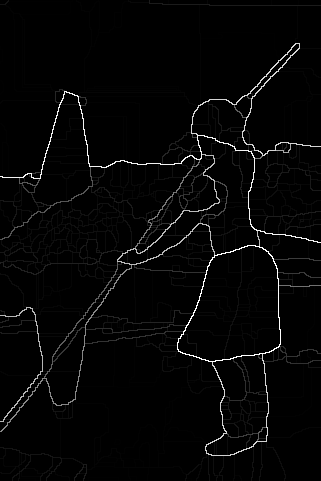
%> input picture 4.bmp, 321 x 481 px
$ octave binDemo.m   (GNU Octave 9; MATLAB toolbox functions it lacks are replaced by stand-ins)
%> lines starting %> are read from the running program, lines starting %| are printed output that depends on the picture; in (x1, y1, x2, y2) boxes, pixels count from 0 and x2, y2 are one past the last pixel; in counts of white or black regions, pixels touching at a corner belong together; the program's own positions count from 1
### runReal.m
function res = runReal(I)
    close all;

    tic;
    [m,n] = size(I);
    R = zeros(size(I));
    block = 2^floor(log2(min(size(I))))+1;
    disp(block);
    gap = 10;

    xGrid = getGrid(block,gap,m);
    yGrid = getGrid(block,gap,n);

    iter = length(xGrid)*length(yGrid);

    fprintf('Number of Oterations = %d\n',iter);

    for x0 = xGrid
        for y0 = yGrid
            curI = I(x0:x0+block-1,y0:y0+block-1);
            curR = run(curI);

            curR(1:2,:) = 0;
            curR(end-1:end,:) = 0;
            curR(:,1:2) = 0;
            curR(:,end-1:end) = 0;

            R(x0:x0+block-1,y0:y0+block-1) = max(R(x0:x0+block-1,y0:y0+block-1),curR);
        end
    end

    res = R;
end

function grid = getGrid(block,gap,max)
    grid = zeros(1,max);
    grid(1) = 1;
    for i= 2:max
         grid(i)= grid(i-1)+block-gap;
         if grid(i)+block-1>max
            grid(i) = max-block+1;
            break;
         end
    end
    grid(grid == 0) = [];

    if length(grid)>=2 && grid(end) == grid(end-1)
        grid(end) = [];
    end

end

### run.m
function [E,I] = run( I,prm,disp )
    if ~exist('prm','var')
        prm = getPrm();
    end

    if ~exist('disp','var')
        disp = false;
    end

    I = im2double(I);
    res = runIm(I,prm);
    E = res.E;

    if prm.addShift
        Inew = zeros(size(I));
        Is = I(3:end,3:end);
        Inew(1:end-2,1:end-2) = Is;
        Inew(end-1:end,1:end) = I(1:2,1:end);
        Inew(1:end,end-1:end) = I(1:end,1:2);
        res = runIm(Inew,prm);
        Enew = res.E;
        E(3:end,3:end) = max(E(3:end,3:end),Enew(1:end-2,1:end-2));
    end

    if disp
        E = E./max(E(:));
        [a,name,c] = fileparts(imgStr);
        imwrite(E,sprintf('%s_res.png',name));
        figure;
        subplot(1,2,1);imshow(I);
        subplot(1,2,2);imshow(E);
    end
end

### runIm.m
%% Main Function

function resOut = runIm(I,prm)
    disp('Build Quad Pyramid');
    tic;
    global res;

    if ~exist('prm','var')
        prm = getPrm();
    end
    res.prm = prm;
    [n,m] = size(I);
    j = log2(n-1);

    if n ~= m
        disp('Non square image');
    elseif j-floor(j) ~=0
        disp('Image size is not a power of 2 plus 1');
    else
        bot = extractBottomLevelData(5,prm);

        g = meshgrid(1:n);
        S = sub2ind([n,n],g',g);
        res.S = S;
        %disp(S);
        N = n^2;
        res.N = N;
        sparseFlag = false;
        fClass = 'double';
        iClass = 'uint16';

        if prm.run
            sparseFlag = true;
            res.R = nan(N,N,fClass);
            res.L = nan(N,N,fClass);
            res.C = nan(N,N,fClass);
            res.Ang0 = nan(N,N,fClass);
            res.Ang1 = nan(N,N,fClass);
            res.minC = nan(N,N,fClass);
            res.maxC = nan(N,N,fClass);
            res.S0 = zeros(N,N,iClass);
            if prm.complexity == 2
                res.S1 = zeros(N,N,iClass);
            end
            res.pixels = zeros(N,N,prm.patchSize,iClass);
        else
            res.R = sparse(N,N);
            res.L = sparse(N,N);
            res.C = sparse(N,N);
            res.Ang0 = sparse(N,N);
            res.Ang1 = sparse(N,N);
            res.minC = sparse(N,N);
            res.maxC = sparse(N,N);
            res.S0 = sparse(N,N);
            if prm.complexity == 2
                res.S1 = sparse(N,N);
            end
        end

        if prm.fast
            QPFast(I,S,bot,N,prm);
        else
            QP(I,S,bot,N,prm);
        end

        if prm.minContrast>0 && prm.run
            minTest = ((res.C>0 & res.minC>=(res.C/2)) | (res.C<0 & res.maxC<=(res.C/2)));
            res.C(~minTest) = nan;
        end
        toc;

        disp('Create Edge Image');
        tic;
        if prm.run
            clear functions;
            getScores(prm);
        end
        toc;

        disp('Convert to Sparse');
        tic;
        if sparseFlag && prm.convertToSparse
            res.R = convertToSparse(res.R);
            res.L = convertToSparse(res.L);
            res.C = convertToSparse(res.C);
            res.Ang0 = convertToSparse(res.Ang0);
            res.Ang1 = convertToSparse(res.Ang1);
            res.minC = convertToSparse(res.minC);
            res.maxC = convertToSparse(res.maxC);
            res.S0 = convertToSparse(res.S0);
            if prm.complexity == 2
                res.S1 = convertToSparse(res.S1);
            end
        end
        toc;
    end

    resOut = res;
    clear res;
end

% [4 lines left out: function convertToSparse, not called in this run]

%% Quad Pyramid Recursive

% [79 lines left out: functions QPFast, QP, not called in this run]

%% Pyramid Building

% [343 lines left out: functions mergeSquares2, mergeSquares15, mergeSquaresFast, getBottomLevelFast, getBottomLevel, not called in this run]

%% Preprocessing for the Bottom Level Filters

function bot = extractBottomLevelData(n,prm)

    w = prm.w;
    nBig = n+2*w;

    fileName = sprintf('Files/bot%d_%d.mat',n,w);

    if exist(fileName,'file')
        load(fileName);
        return;
    end

    pairs = nchoosek(4,2)*n^2;
    lineVec = zeros(n^2,pairs);
    leftVec = zeros(nBig^2,pairs);
    rightVec = zeros(nBig^2,pairs);
    lengthVec = zeros(1,pairs);
    p0 = zeros(1,pairs);
    p1 = zeros(1,pairs);
    indices = zeros(prm.patchSize,pairs);

    index = 1;

    for e0 = 1:3
        for e1 = e0+1:4
            for v0 = 1:n
                [x0,y0] = getVerticesFromPatchIndices(e0,v0,n);
                for v1 = 1:n
                    [x1,y1] = getVerticesFromPatchIndices(e1,v1,n);
                    p0(index) = sub2ind([n,n],x0,y0);
                    p1(index) = sub2ind([n,n],x1,y1);
                    [P,L] = getLine(n,x0,y0,x1,y1);
                    curIndices = find(P);
                    indices(1:length(curIndices),index) = curIndices;

                    line = P;
                    left = zeros(nBig);
                    right = zeros(nBig);

                    dx = x1-x0;
                    dy = y1-y0;

                    if abs(dx)>abs(dy)
                        dy = -sign(dx);
                        dx = 0;
                    else
                        dx = sign(dy);
                        dy = 0;
                    end
                    dx = sign(dx);
                    dy = sign(dy);

                    for k=1:w
                        x = w+dx*k+1; y = w+dy*k+1;
                        right(x:x+n-1,y:y+n-1) = right(x:x+n-1,y:y+n-1)+line;
                        x = w-dx*k+1; y = w-dy*k+1;
                        left(x:x+n-1,y:y+n-1) = left(x:x+n-1,y:y+n-1)+line;
                    end

                    right(right>1) = 1;
                    left(left>1) = 1;

                    %figure, imshow(imresize((right-left+1)/2,30));
                    %disp(L);
                    %disp(right-left);
                    %fprintf('\n(%d,%d)\n',x0,y0);

                    lineVec(:,index) = reshape(line,[n^2 1]);
                    leftVec(:,index) = reshape(left,[nBig^2 1]);
                    rightVec(:,index) = reshape(right,[nBig^2 1]);
                    lengthVec(index) = L;
                    index = index+1;
                end
            end
        end
    end

    bot.lineVec = lineVec;
    bot.leftVec = leftVec;
    bot.rightVec = rightVec;
    bot.lengthVec = lengthVec;
    bot.pairs = pairs;
    bot.p0 = p0;
    bot.p1 = p1;
    bot.indices = indices;
    s.bot = bot;
    save(fileName,'-struct','s','-v7.3');
end

% [66 lines left out: functions getLine, getVerticesFromPatchIndices, not called in this run]

%% Post Processing

% [135 lines left out: functions getScores, addEdge, not called in this run]

%% Sub Functions

% [51 lines left out: functions subIm, createMergeFile, threshold, getAngle, not called in this run]

### getPrm.m
%% Parameters
function prm = getPrm()
    % Variables
    prm.minContrast = 9;
    prm.removeEpsilon = 0.248;
    prm.nmsFact = 0.75;
    prm.maxTurn = 35;
    prm.maxNumOfEdges = 50;
    prm.addShift = false;

    % Constants
    prm.complexity = 15;
    prm.w = 2;
    prm.sigma = 0.1;
    prm.patchSize = 5;
    prm.fast = true;
    prm.run = true;
    prm.convertToSparse = false;
    prm.algoName = {'QP','TPT','OM','Canny','Lines','Sobel'};
    prm.algo = prm.algoName{1};
end

### binDemo.m
clc;
clear all;
close all;

%% Real Image
I = im2double(imread('4.bmp'));
%> I: size 481x321 double; min 0, max 1, mean 0.0226
if ndims(I) == 3
    I = rgb2gray(I);
end
I = I>0.5;
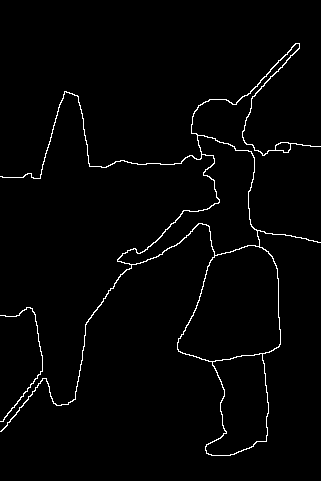
%> I: size 481x321 logical; 1.9% white in thin lines or dots, all inside (x1, y1, x2, y2) = (0, 43, 321, 456)
E = I;
p = 0.2;
rand('seed',sum(100*clock));
N = randi(1000,size(I,1),size(I,2));
N = N<=(p*1000);
E = xor(E,N);
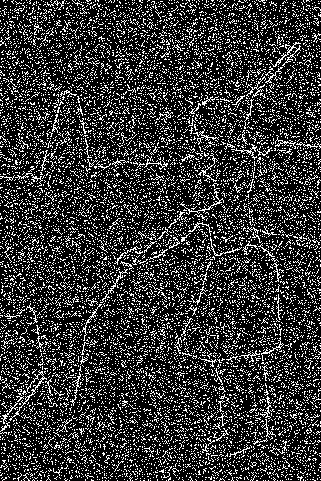
%> E: size 481x321 logical; 21.2% white in thin lines or dots

%% Simulation Image
E = runReal(E);
%| 257
%| Number of Oterations = 4
%> in runReal, `curI = I(x0:x0+block-1,y0:y0+block-1);`:
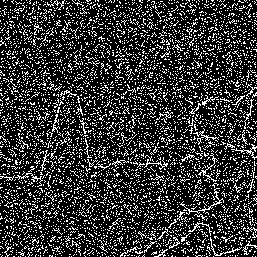
%> curI: size 257x257 logical; 21.4% white in thin lines or dots
%> in run, `I = im2double(I);`: I: size 257x257 double; values 0 (black) and 1 (white), 21.4% white in thin lines or dots
%> the run ends on the next line

$ run again, with 2.bmp copied over 4.bmp
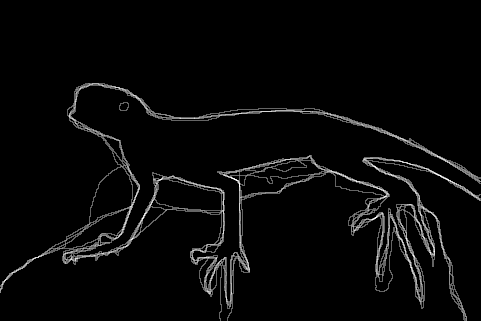
%> input picture 2.bmp, 481 x 321 px
%> `I = I>0.5;`:
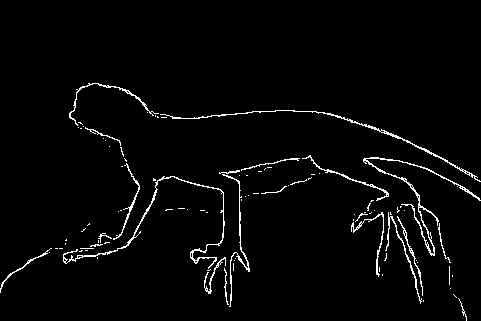
%> I: size 321x481 logical; 2.7% white in thin lines or dots, all inside (x1, y1, x2, y2) = (0, 83, 481, 321)
%> E: size 321x481 logical; 21.7% white in thin lines or dots
%| 257
%| Number of Oterations = 4
%> in runReal, `curI = I(x0:x0+block-1,y0:y0+block-1);`:
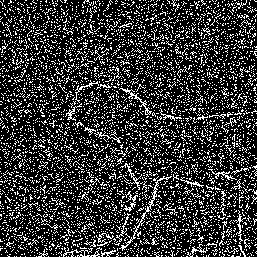
%> curI: size 257x257 logical; 21.6% white in thin lines or dots

$ run again, with 3.bmp copied over 4.bmp
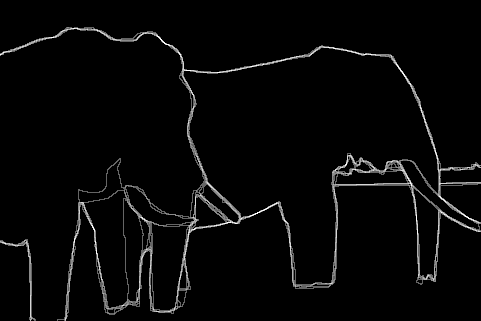
%> input picture 3.bmp, 481 x 321 px
%> `I = I>0.5;`:
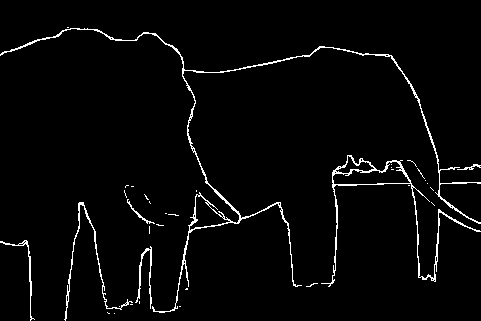
%> I: size 321x481 logical; 2.8% white in thin lines or dots
%> E: size 321x481 logical; 21.8% white in thin lines or dots
%| 257
%| Number of Oterations = 4
%> in runReal, `curI = I(x0:x0+block-1,y0:y0+block-1);`:
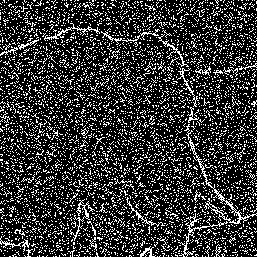
%> curI: size 257x257 logical; 21.4% white in thin lines or dots
